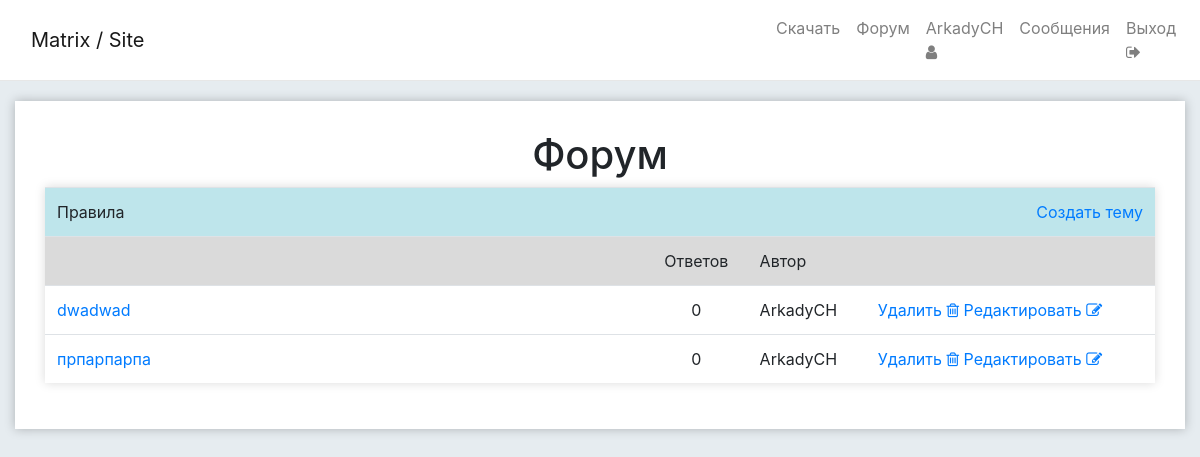
The app's page /category/2 (signed in), older data.
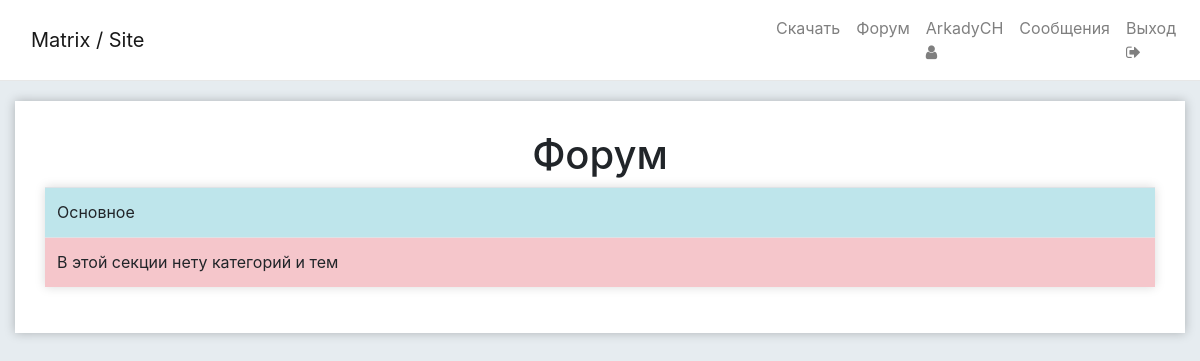
The same page, newer data.
### tables this page shows
CREATE TABLE `users` (
  `id` int(11) NOT NULL,
  `name` varchar(255) NOT NULL,
  `email` varchar(255) NOT NULL,
  `password` varchar(255) NOT NULL,
  `permission` varchar(7) NOT NULL DEFAULT 'common'
);

CREATE TABLE `forum` (
  `id` int(11) NOT NULL,
  `title_name` varchar(255) NOT NULL,
  `description` text NOT NULL,
  `data` datetime NOT NULL DEFAULT CURRENT_TIMESTAMP,
  `user_id` int(11) NOT NULL,
  `parent_id` int(11) NOT NULL,
  `type_id` int(11) NOT NULL,
  `lvl` int(11) NOT NULL
);

### config/routes.php (called while the page is built)
<?php
return array(
    'welcome' => 'matrix/welcome',
    'download/soft/([a-zA-Z0-9]+).([a-z]+)' => 'soft/download/$1/$2',
    'download' => 'soft/index',
    'upload/soft' => 'soft/upload',
    'delete/soft' => 'soft/delete',
    'edit/soft' => 'soft/edit',
    'login' => 'user/login',
    'sign' => 'user/sign',
    'logout' => 'user/logout',
    'user/edit/([0-9]+)' => 'user/edit/$1',
    'user/delete' => 'user/delete',
    'category/create/category' => 'category/create',
    'category/([0-9]+)' => 'category/view/$1',
    'category/delete' => 'category/delete',
    'category/edit' => 'category/edit',
    'topic/create/([0-9]+)' => 'topic/create/$1',
    'topic/([0-9]+)' => 'topic/view/$1',
    'topic/delete/([0-9]+)' => 'topic/delete/$1',
    'topic/edit/([0-9]+)' => 'topic/edit/$1',
    'forum' => 'forum/view',
    'profile/([0-9]+)' => 'user/profile/$1',
    'admin' => 'matrix/admin',
    'infographic' => 'matrix/infographic',
    'message/to/([0-9]+)' => 'message/create/$1',
    'dialog/([0-9]+)' => 'message/dialog/$1',
    'messages' => 'message/index',
);

### controllers/CategoryController.php (called while the page is built, shortened)
<?php
class CategoryController
{
    public function actionView($id){
        $isLogged = User::checkUserSession();
        $isTopics =  Forum::sectionIsTopics($id);
        $listSections= Category::getCategoriesById($id);
        $listCategories = Category::getCategoriesBySectionId($id);
        require_once(ROOT . '/views/category/view.php');
        return true;
    }
}

### index.php (called while the page is built, shortened)
<?php
    require_once (ROOT.'/components/AutoLoad.php');
    $router = new Router();
    $router->run();

### models/User.php (called while the page is built, shortened)
<?php
class User
{
    public static function checkUserSession(){
        if(isset($_SESSION['user_id']))
            return $_SESSION['user_id'];
        return false;
    }
    public static function getUserNameById($id){
        $connect = DataBase::getConnection();
        $sql = "SELECT * FROM users WHERE id = :id";
        $db = $connect->prepare($sql);
        $db->bindParam(':id' , $id , PDO::PARAM_STR);
        $db->execute();
        if($result = $db->fetch())
            return $result['name'];
        return false;
    }
}

### models/Category.php (called while the page is built, shortened)
<?php
class Category
{
    public static function getCategoriesBySectionId($id){
        $connect = DataBase::getConnection();
        $sql = "SELECT * FROM forum WHERE parent_id = :id";
        $db = $connect->prepare($sql);
        $db->bindParam(':id' , $id , PDO::PARAM_STR);
        $db->execute();
        if($result = $db->fetchAll())
            return $result;
        return false;
    }
    public static function getCategoriesById($id){
        $connect = DataBase::getConnection();
        $sql = "SELECT * FROM forum WHERE id = :id";
        $db = $connect->prepare($sql);
        $db->bindParam(':id' , $id , PDO::PARAM_STR);
        $db->execute();
        if($result = $db->fetchAll())
            return $result;
        return false;
    }
}

### components/AutoLoad.php (called while the page is built, shortened)
<?php
class AutoLoad
{
    public static function autoloader(){
        spl_autoload_register(function ($class_name) {
            $array_path = array(
                '/models/',
                '/components/'
            );
            foreach($array_path as $path){
                $path = ROOT.$path.$class_name.'.php';
            }
        });
    }
}

### models/Forum.php (called while the page is built, shortened)
<?php
class Forum
{
    public static function getCountMessages($id){
        $connect = DataBase::getConnection();
        $sql = "SELECT * FROM topic_messages WHERE topic_id = :id";
        $db = $connect->prepare($sql);
        $db->bindParam(':id' , $id , PDO::PARAM_STR);
        $db->execute();
        return $db->rowCount();
    }
    public static function sectionIsTopics($id){
        $connect = DataBase::getConnection();
        $sql = "SELECT * FROM forum WHERE parent_id = :id AND type_id = 3";
        $db = $connect->prepare($sql);
        $db->bindParam(':id' , $id , PDO::PARAM_STR);
        $db->execute();
        if($result = $db->fetchAll())
            return true;
        return false;
    }
}

### models/Admin.php (called while the page is built)
<?php
class Admin
{
    public static function isAdmin(){
        $connect = DataBase::getConnection();
        $sql = "SELECT permission FROM users WHERE id = :id";
        $db = $connect->prepare($sql);
        $db->bindParam(':id' , $_SESSION['user_id'] , PDO::PARAM_STR);
        $db->execute();
        $result = $db->fetch();
        if($result['permission'] == 'admin'){
            return true;
        }
        return false;
    }
}

### views/category/view.php (the view, shortened to what the changed rows need)
<!DOCTYPE html>
<html>
<head>
    <?php include ROOT . '/views/matrix/link.php'; ?>
</head>
<body>
<?php include ROOT . '/views/matrix/header.php'; ?>
<div class="forum-box center">
    <h1 class="text-align">Форум</h1>
    <?php foreach ($listSections as $key => $value): ?>
        <div class="section">
            <table class="table shadow" style="height: 100px;">
                <tbody>
                <tr class="table-info">
                    <td colspan="4">
                        <?php echo $value['title_name']; ?>
                        <?php if ($isLogged && ($isTopics || !$listCategories) && $value['type_id'] != 1): ?>
                            <a class="float-right" href="/topic/create/<?php echo $value['id']; ?>">Создать
                                тему</a>
                        <?php endif; ?>
                    </td>
                </tr>
                <?php if (isset($listCategories) && $listCategories[$key]['type_id'] == 2): ?>
                    <tr class="table-active">
                        <td class="forumNameTd"></td>
                        <td>Темы</td>
                        <td>Сообщения</td>
                        <td>Описание</td>
                    </tr>
                    <?php foreach ($listCategories as $categories => $category): ?>
                        <tr>
                            <td class="align-middle">
                                <a href="/category/<?php echo $category['id']; ?>"><?php echo $category['title_name'] ?></a>
                            </td>
                            <td class="align-middle text-align">
                                <?php echo Topic::getCountTopic($category['id']); ?>
                            </td>
                            <td class="align-middle text-align">
                                <?php echo Forum::getCountAllMessages($value['id']); ?>
                            </td>
                            <td class="align-middle">
                                <?php echo $category['description'] ?>
                            </td>
                        </tr>
                    <?php endforeach; ?>
                <?php elseif ($listCategories[$key]['type_id'] == 3): ?>
                    <tr class="table-active">
                        <td class="forumNameTd"></td>
                        <td class="align-middle text-align">Ответов</td>
                        <td colspan="2">Автор</td>
                    </tr>
                    <?php foreach ($listCategories as $categories => $topic): ?>
                        <tr>
                            <td class="align-middle">
                                <a href="/topic/<?php echo $topic['id']; ?>"><?php echo $topic['title_name'] ?></a>
                            </td>
                            <td class="align-middle text-align">
                                <?php echo Forum::getCountMessages($topic['id']); ?>
                            </td>
                            <td class="align-middle">
                                <?php echo User::getUserNameById($topic['user_id']); ?>
                            </td>
                            <?php if (Admin::isAdmin()): ?>
                                <td>
                                    <a class="" href="/topic/delete/<?php echo $topic['id']; ?>">Удалить <i
                                                class="fa fa-trash-o "></i></a>
                                    <a class="" href="/topic/edit/<?php echo $topic['id']; ?>">Редактировать <i
                                                class="fa fa-edit"></i></a>
                                </td>
                            <?php endif; ?>
                        </tr>
                    <?php endforeach; ?>
                <?php else: ?>
                    <tr class="table-danger">
                        <td> В этой секции нету категорий и тем</td>
                    </tr>
                <?php endif; ?>
                </tbody>
            </table>
        </div>
    <?php endforeach; ?>
</div>
</body>
</html>

### components/Router.php (shortened to what the changed rows need)
<?php
class Router
{
    private $routes;
    public function __construct()
    {
        $routesPath = ROOT.'/config/routes.php';
        $this->routes = include($routesPath);
    }
    private function getURL(){
        if(!empty($_SERVER['REQUEST_URI'])){
            return trim($_SERVER['REQUEST_URI'] , '/');
        }
        return false;
    }
    public function run(){
        $uri = $this->getURL();
        foreach($this->routes as $uriPath => $path){
            if(preg_match("~$uriPath~" , $uri)){
                $internalRoute = preg_replace("~$uriPath~", $path , $uri);
                $segments = explode('/', $internalRoute);
                $controllerName = ucfirst(array_shift($segments)).'Controller';
                $actionName = 'action'.ucfirst(array_shift($segments));
                $parameters = $segments;
                $controllerObject = new $controllerName;
                $result = call_user_func_array(array($controllerObject,$actionName),$parameters);
                if($result != null)
                    break;
            }
        }
    }
}

### views/matrix/header.php
<nav class="navbar navbar-expand-lg navbar-light" id="mainNav">
    <div class="container">
        <a class="navbar-brand js-scroll-trigger" href="">Matrix / Site</a>
    </div>
    <div class="collapse navbar-collapse" id="navbarResponsive">
        <ul class="navbar-nav ml-auto">
                <li class="nav-item">
                    <a class="nav-link" href="/download">Скачать</a>
                </li>
                <li class="nav-item">
                    <a class="nav-link" href="/forum">Форум</a>
                </li>
            <?php if(!User::checkUserSession()): ?>
                <li class="nav-item">
                    <a class="nav-link" href="/login">Вход <i class="fa fa-sign-in"></i></a>
                </li>
            <?php else: ?>
                <li class="nav-item">
                    <a class="nav-link" href="/profile/<?php echo $_SESSION['user_id'];?>"><?php echo User::getUserNameById($_SESSION['user_id']);?> <i class="fa fa-user"></i></a>
                </li>
                <li class="nav-item">
                    <a class="nav-link" href="/messages">Сообщения</a>
                </li>
                <li class="nav-item">
                    <a class="nav-link" href="/logout">Выход <i class="fa fa-sign-out"></i></a>
                </li>
            <?php endif; ?>
        </ul>
    </div>
</nav>

Row changes from the older to the newer data that the page shows:
removed forum: title_name "Правила"
removed forum: title_name "dwadwad", id "0", user.name "ArkadyCH", shown under "Правила"
removed forum: title_name "прпарпарпа", id "0", user.name "ArkadyCH", shown under "Правила"
added forum: title_name "Основное", shows "В этой секции нету категорий и тем"
